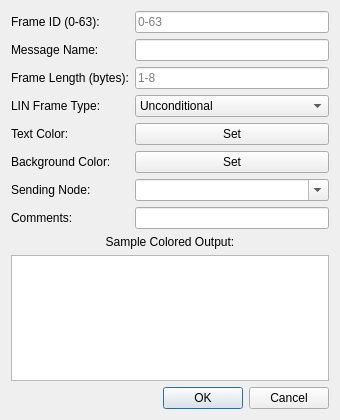
<?xml version="1.0" encoding="UTF-8"?>
<ui version="4.0">
 <class>dbMessageEditor</class>
 <widget class="QDialog" name="dbMessageEditor">
  <property name="geometry">
   <rect>
    <x>0</x>
    <y>0</y>
    <width>340</width>
    <height>420</height>
   </rect>
  </property>
  <property name="windowTitle">
   <string>Message Editor (LIN)</string>
  </property>
  <layout class="QVBoxLayout" name="verticalLayout">
   <item>
    <layout class="QFormLayout" name="formLayout">

     <item row="0" column="0">
      <widget class="QLabel" name="label">
       <property name="text"><string>Frame ID (0-63):</string></property>
      </widget>
     </item>
     <item row="0" column="1">
      <widget class="QLineEdit" name="lineFrameID">
       <property name="placeholderText"><string>0-63</string></property>
      </widget>
     </item>

     <item row="1" column="0">
      <widget class="QLabel" name="label_2">
       <property name="text"><string>Message Name:</string></property>
      </widget>
     </item>
     <item row="1" column="1">
      <widget class="QLineEdit" name="lineMsgName"/>
     </item>

     <item row="2" column="0">
      <widget class="QLabel" name="label_3">
       <property name="text"><string>Frame Length (bytes):</string></property>
      </widget>
     </item>
     <item row="2" column="1">
      <widget class="QLineEdit" name="lineFrameLen">
       <property name="placeholderText"><string>1-8</string></property>
      </widget>
     </item>

     <item row="3" column="0">
      <widget class="QLabel" name="label_lintype">
       <property name="text"><string>LIN Frame Type:</string></property>
      </widget>
     </item>
     <item row="3" column="1">
      <widget class="QComboBox" name="comboLinFrameType">
       <item><property name="text"><string>Unconditional</string></property></item>
       <item><property name="text"><string>Sporadic</string></property></item>
       <item><property name="text"><string>Event Triggered</string></property></item>
       <item><property name="text"><string>Diagnostic</string></property></item>
      </widget>
     </item>

     <item row="4" column="0">
      <widget class="QLabel" name="label_5">
       <property name="text"><string>Text Color:</string></property>
      </widget>
     </item>
     <item row="4" column="1">
      <widget class="QPushButton" name="btnTextColor">
       <property name="text"><string>Set</string></property>
      </widget>
     </item>

     <item row="5" column="0">
      <widget class="QLabel" name="label_7">
       <property name="text"><string>Background Color:</string></property>
      </widget>
     </item>
     <item row="5" column="1">
      <widget class="QPushButton" name="btnBackgroundColor">
       <property name="text"><string>Set</string></property>
      </widget>
     </item>

     <item row="6" column="0">
      <widget class="QLabel" name="label_9">
       <property name="text"><string>Sending Node:</string></property>
      </widget>
     </item>
     <item row="6" column="1">
      <widget class="QComboBox" name="comboSender">
       <property name="editable"><bool>true</bool></property>
      </widget>
     </item>

     <item row="7" column="0">
      <widget class="QLabel" name="label_8">
       <property name="text"><string>Comments:</string></property>
      </widget>
     </item>
     <item row="7" column="1">
      <widget class="QLineEdit" name="lineComment"/>
     </item>

    </layout>
   </item>

   <item>
    <widget class="QLabel" name="label_4">
     <property name="text"><string>Sample Colored Output:</string></property>
     <property name="alignment"><set>Qt::AlignCenter</set></property>
    </widget>
   </item>

   <item>
    <widget class="QListWidget" name="listSample"/>
   </item>

   <item>
    <widget class="QDialogButtonBox" name="buttonBox">
     <property name="standardButtons">
      <set>QDialogButtonBox::Ok|QDialogButtonBox::Cancel</set>
     </property>
    </widget>
   </item>

  </layout>
 </widget>
 <resources/>
 <connections/>
</ui>
